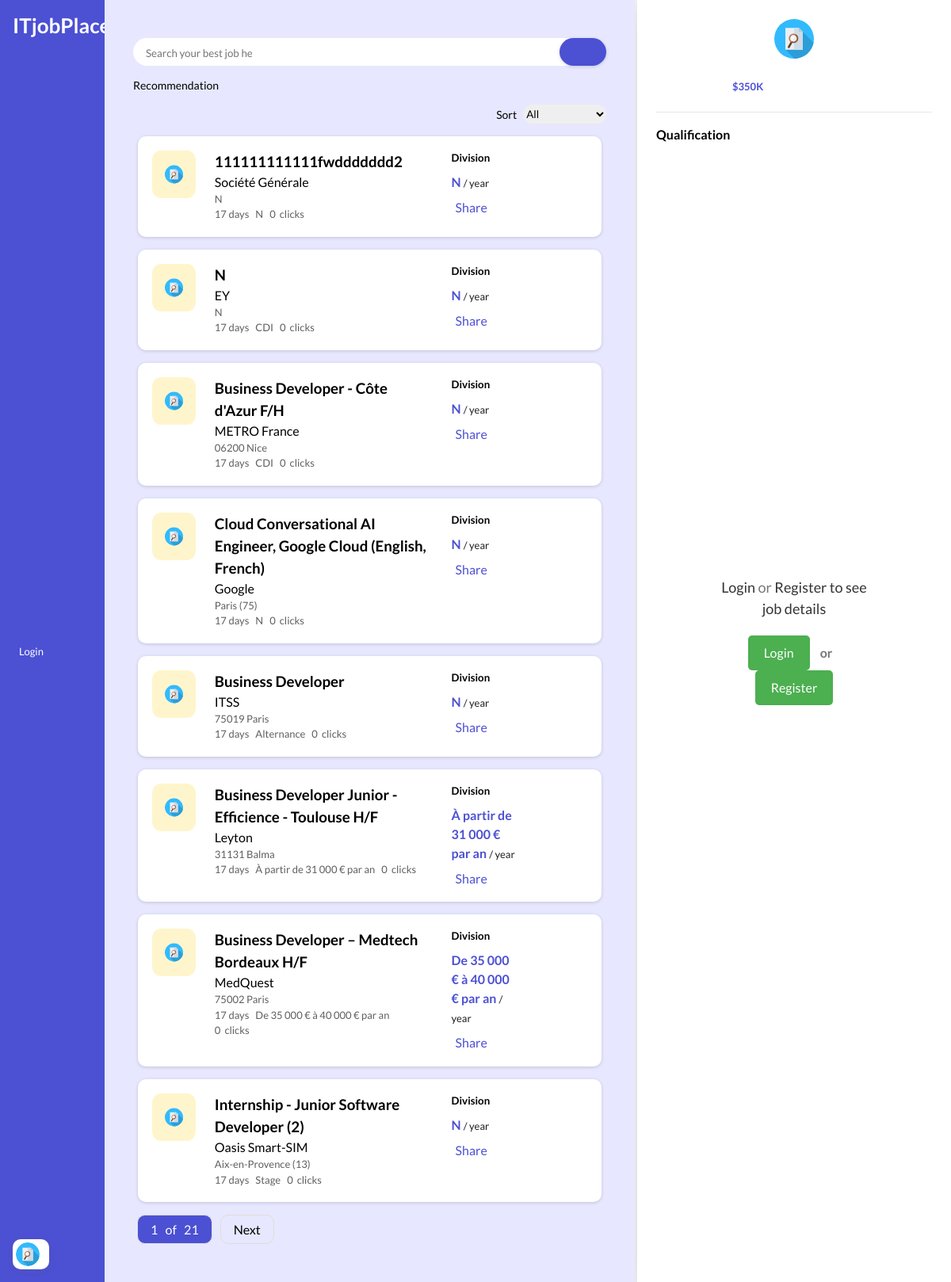
The page / on the database its author committed.
### job_portal/models.py (models this page shows, shortened)
class Job(models.Model):
    id = models.UUIDField(primary_key=True, default=uuid.uuid4, editable=False, unique=True)
    title = models.CharField(max_length=1000000, null=False)
    company = models.CharField(max_length=10000000, null=True)
    location = models.CharField(max_length=10000000, null=True)
    salary = models.CharField(max_length=10000000, null=True)
    job_type = models.CharField(max_length=10000000, null=True)
    Job_Description = models.CharField(max_length=10000000, null=False)
    link = models.CharField(max_length=10000000, null=False)
    on_click = models.IntegerField(default=0)
    created_at = models.DateTimeField(auto_now_add=True)
    updated_at = models.DateTimeField(auto_now=True)

### job_portal/views.py (the view)
# urls.py: path('', views.index, name='home'),
def index(request):
    searchQuery = request.GET.get('q')  # Get the search query from the URL parameters
    jobs = Job.objects.all()
    current_time = datetime.now(timezone.utc)
    for job in jobs:
        time_difference = current_time - job.created_at
        formatted_time_difference = format_timedelta(time_difference)
        job.created_at = formatted_time_difference
    objects_per_page = 8
    paginator = Paginator(jobs, objects_per_page)
    page = request.GET.get('page')
    try:
        objects = paginator.page(page)
    except PageNotAnInteger:
        objects = paginator.page(1)
    except EmptyPage:
        objects = paginator.page(paginator.num_pages)
    if searchQuery:
        objects = jobs.filter(Q(title__icontains=searchQuery) | Q(company__icontains=searchQuery))
        for job in objects:
            time_difference = current_time - job.created_at
            formatted_time_difference = format_timedelta(time_difference)
            job.created_at = formatted_time_difference
    '''if sortOption == '1':
        objects = jobs.order_by('-created_at')  # Newest Post
    elif sortOption == '2':
        objects = jobs.order_by('created_at')  # Oldest Post'''
    context = {'objects':objects}
    return render(request, 'index.html', context)

### job_portal/views.py (called while the page is built)
def format_timedelta(td):
    seconds_in_minute = 60
    seconds_in_hour = 3600
    seconds_in_day = 86400
    days, seconds = td.days, td.seconds
    hours, remainder = divmod(seconds, seconds_in_hour)
    minutes, seconds = divmod(remainder, seconds_in_minute)
    if days > 0:
        return f"{days} days"
    elif hours > 0:
        return f"{hours} hours"
    elif minutes > 0:
        return f"{minutes} minutes"
    else:
        return f"{seconds} seconds"

### job_portal/templates/index.html (shortened to what this page needs)
{% extends 'extend/main.html' %}
{% block content %}
{% include 'components/sidebar.html' %}
<div class="main">
    <div class="main-header">
        <div class="search">
            <form action="{% url 'filter' %}" method="get">
                <input type="text" name="q" placeholder="Search your best job here...">
                <button class="btn-search" type="submit"></button>
            </form>
        </div>
    </div>
    <div class="filter-wrapper">
        <p>Recommendation</p>
    </div>
    <div class="sort">
        <p>Sort</p>
        <div class="sort-list">
            <select name="sortOption" id="sortOption">
                <option value="0">All</option>
            </select>
        </div>
    </div>
    <div class="wrapper" id="jobList">
        {% include 'components/card.html' %}
    </div>
    {% include 'components/pagination.html' %}
</div>
{% include 'components/details.html' %}
{% endblock %}

### job_portal/templates/extend/main.html (shortened to what this page needs)
{% load static %}
<!DOCTYPE html>
<html lang="en">
<head>
    <link rel="stylesheet" href="{% static 'css/styles.css' %}">
</head>
<body>
    {% block content %}
    {% endblock %}
</body>
</html>

### job_portal/templates/components/sidebar.html (shortened to what this page needs)
{% load static %}
<div class="sidebar">
    <h1 class="logo">ITjobPlace &nbsp;&nbsp; </h1>
        <div class="menus">
            {% if user.is_authenticated %}
                <!-- <a href="#"><ion-icon name="home-outline"></ion-icon> Home</a>
                <a href="#"><ion-icon name="newspaper-outline"></ion-icon> Find Job</a>
                <a href="#"><ion-icon name="bookmarks-outline"></ion-icon> Saved Jobs</a>
                <a href="#"><ion-icon name="mail-unread-outline"></ion-icon> Message</a>
                <a href="#"><ion-icon name="settings-outline"></ion-icon> Setting</a> -->
                <a href="{% url 'logout' %}"><ion-icon name="settings-outline"></ion-icon> Logout</a>
            {% else %}
            <a href="{% url 'login' %}"> Login</a>
            {% endif %}
        </div>
    <div class="profile">
        <img class="profile-img" src="{% static 'images/job1.svg' %}" alt="ITjobPlace">
    </div>
</div>

### job_portal/templates/components/card.html (shortened to what this page needs)
{% load static %}
{% for job in objects %}
        <div class="card" data-job-id="{{ job.id }}">
            <div class="card-left yellow-bg">
                <img src="{% static 'images/job1.svg' %}" alt="ITjobPlace">
            </div>
            <div class="card-center">
                <h3>{{ job.title }}</h3>
                <p class="card-detail">{{ job.company }}</p>
                <p class="card-loc">{{ job.location }}</p>
                <div class="card-sub">
                    <p> <span class="time">{{ job.created_at }}</span> </p>
                    <p> {{job.job_type}} </p>
                    <p>{{ job.on_click }}&nbsp;&nbsp;clicks</p>
                </div>
            </div>
            <div class="card-right">
                <div class="card-tag">
                    <h5>Division</h5>
                </div>
                <div class="card-salary">
                    <p><b>{{ job.salary }}</b> <span>/ year</span></p>
                </div>
                <div class="share-icon">
                    <a class="copyButton share-icon-text" data-url="http://127.0.0.1:8000{% url 'job_details' job.id %}">Share</a>
                </div>
            </div>
        </div>
{% endfor %}

### job_portal/templates/components/pagination.html (shortened to what this page needs)
<div class="pagination mt-4">
    <a class="active">{{ objects.number }} &nbsp;&nbsp;of&nbsp;&nbsp; {{ objects.paginator.num_pages }}</a>
    {% if objects.has_next %}
        <a href="?page={{ objects.next_page_number }}">Next</a>
    {% endif %}
</div>

### job_portal/templates/components/details.html (shortened to what this page needs)
{% load static %}
<div class="detail" id="job-details">
    <div class="detail-header">
        <img src="{% static 'images/job1.svg' %}" alt="ITjobPlace">
    </div>
    <br>
    <div class="container">
        <div class="card-sub">
            <p > <p id="jobLocation"></p> </p>
            <p> <p id="jobCreated_at"></p> </p>
            <p> <p id="jobType"></p> </p>
            <p> <p id="jobOn_click"></p> </p>
            <div class="card-salary">
                <p><b id="jobSalary">$350K</b></p>
            </div>
        </div>
    </div>
    <hr class="divider">
    {% if user.is_authenticated %}
        <div class="detail-desc">
            <!-- <div class="about">
                <h4>About Company</h4>
                <p>Lorem ipsum dolor sit, amet consectetur adipisicing elit. Blanditiis, fuga asperiores, itaque cum
                    praesentium optio sunt inventore aliquid maiores ex soluta ullam ea in veniam ipsa nemo fugit alias
                    impedit!</p>
                <a href="#">Read more</a>
            </div>
            <hr class="divider">-->
            <div class="qualification">
                <h4>Qualification</h4>
                <ul>
                    <li id="jobDescription">Lorem, ipsum dolor sit amet consectetur adipisicing elit.</li>
                </ul>
            </div>
        </div>
        <hr class="divider">
        <div class="detail-btn">
            <a href="" id="jobLink" class="btn-apply" style="text-decoration: none;">Apply</a>
            <button class="btn-save">Save Job</button>
            <div class="share-icon" style="cursor: pointer;">
                <ion-icon name="share-outline"></ion-icon>
                <a id="share-job" class="copyButton share-icon-text" data-url=" ">Share</a>
            </div>
        </div>
    {% else %}
        <div class="detail-desc">
            <div class="qualification">
                <h4>Qualification</h4>
                    <div class="contains">
                        <p class="message">Login <span>or</span> Register to see job details</p>
                        <div class="links">
                            <a href="{% url 'login' %}" class="login-btn">Login</a>
                            <span class="separator">or</span>
                            <a href="{% url 'registration' %}" class="register-btn">Register</a>
                        </div>
                    </div>
            </div>
        </div>
    {% endif %}
</div>

### static/css/styles.css (style rules this page uses)
:root { --primaryColor:#4c50d3; --secondaryColor: #ffce00; --fontColor: #1e1e1e; --whiteColor: #fff; --greyColor: #e7e7e7; --darkGreyColor: #5f5f5f; --sofPurple: #e7e8ff; --sofBlue: #c3e1ff; --sofYellow: #fff5cc; --softRed: #ffcbc8; }
* { margin: 0; padding: 0; box-sizing: border-box; outline: none; font-family: 'Lato', sans-serif; }
body { width: 100%; height: 100vh; display: flex; }
.sidebar { width: 11%; height: 100%; display: flex; flex-direction: column; align-items: flex-start; justify-content: space-between; padding: 1rem; background-color: var(--primaryColor); color: var(--whiteColor); font-size: small; position: fixed; left: 0; }
.logo { letter-spacing: 2; }
.menus { display: flex; flex-direction: column; gap: 2rem; }
.menus a { display: flex; align-items: center; color: var(--whiteColor); text-decoration: none; }
.profile { display: flex; flex-direction: row; align-items: center; gap: 0.5rem; padding: 0.25rem; background-color: var(--whiteColor); color: var(--fontColor); border: none; border-radius: 10px; box-shadow: rgba(99, 99, 99, 0.2) 0px 2px 8px 0px; cursor: pointer; }
.profile-img { width: 30px; height: 30px; border-radius: 50%; }
.main { width: calc(100% - 44.23%); min-height: 100%; min-width: 300px; height: max-content; display: flex; flex-direction: column; padding: 3rem 3%; margin-left: 11%; background-color: var(--sofPurple); z-index: 1; }
.main-header { display: flex; align-items: center; gap: 1rem; }
.search { width: 100%; display: flex; justify-content: space-between; border: none; background-color: none; border-radius: 20px; padding: 0.5rem 1rem; position: relative; background-color: var(--whiteColor); }
.search input { width: 90%; border: none; }
.btn-search { position: absolute; right: 0; top: 0; height: 100%; padding: 0 5%; border: none; background-color: var(--primaryColor); color: var(--whiteColor); font-size: 18px; border-radius: 20px; box-shadow: rgba(0, 0, 0, 0.16) 0px 1px 4px; cursor: pointer; }
.filter-wrapper { margin: 1rem 0; font-size: 14px; }
.sort { display: flex; justify-content: flex-end; align-items: center; gap: 0.5rem; }
.sort p { font-size: 14px; }
.sort-list select { height: 1.5rem; border-radius: 20px; border: none; margin-top: 0 0.5rem; }
.wrapper { width: 100%; display: flex; flex-direction: column; padding: 1rem 0; gap: 1rem; overflow-y: auto; }
.card { display: flex; flex-wrap: wrap; flex-direction: row; align-items: flex-start; padding: 3%; margin: 0 1%; background-color: var(--whiteColor); line-height: 1.5; gap: 1.5rem; box-shadow: rgba(0, 0, 0, 0.16) 0px 1px 4px; border-radius: 10px; cursor: pointer; }
.card-left { width: 10%; min-width: 50px; display: flex; justify-content: center; border-radius: 20%; }
.card-left img { width: 100%; height: auto; min-height: 60px; padding: 1rem; }
.card-center { width: 50%; }
.card-loc, .card-sub { font-size: 13px; color: var(--darkGreyColor); }
.card-sub { display: flex; flex-wrap: wrap; }
.card-sub p { display: flex; padding: 0 0.5rem 0 0; align-items: center; }
.card-right { width: 15%; }
.card-salary { padding: 0.5rem 0; color: var(--primaryColor); }
.card-salary span { color: var(--fontColor); font-size: 13px; }
.yellow-bg { background-color: var(--sofYellow); }
.detail { width: 33%; min-width: 250px; height: 100%; padding: 1.5rem; position: fixed; right: 0; background-color: var(--whiteColor); overflow: auto; box-shadow: rgba(100, 100, 111, 0.2) 0px 7px 29px 0px; }
.detail-header { display: flex; flex-direction: column; align-items: center; }
.detail-header img { width: 50px; height: 50px; }
.container { display: flex; }
.container > * { margin-right: 10px; }
.divider { width: 100%; height: 1px; background-color: var(--greyColor); border: none; margin: 1rem 0; }
.detail-desc { line-height: 1.5; }
.share-icon { display: flex; align-items: center; color: var(--primaryColor); }
.share-icon-text { margin-left: 5px; }

### job_portal/templates/extend/main.html (style rules this page uses)
body { margin: 0; padding: 0; font-family: Arial, sans-serif; background-color: #f3f3f3; }
.contains { position: absolute; top: 50%; left: 50%; transform: translate(-50%, -50%); text-align: center; }
.message { font-size: 18px; color: #333; }
.message span { color: #777; }
.links { margin-top: 20px; }
.login-btn, .register-btn { display: inline-block; padding: 10px 20px; background-color: #4CAF50; color: white; text-decoration: none; border-radius: 5px; transition: background-color 0.3s ease; }
.separator { margin: 0 10px; color: #777; font-weight: bold; }

### rows shown on the page
Job: title "111111111111fwddddddd2", company "Société Générale", location "N", created_at "17 days", job_type "N", on_click "0", salary "N"
Job: title "N", company "EY", location "N", created_at "17 days", job_type "CDI", on_click "0", salary "N"
Job: title "Business Developer - Côte d'Azur F/H", company "METRO France", location "06200 Nice", created_at "17 days", job_type "CDI", on_click "0", salary "N"
Job: title "Cloud Conversational AI Engineer, Google Cloud (English, French)", company "Google", location "Paris (75)", created_at "17 days", job_type "N", on_click "0", salary "N"
Job: title "Business Developer", company "ITSS", location "75019 Paris", created_at "17 days", job_type "Alternance", on_click "0", salary "N"
Job: title "Business Developer Junior - Efficience - Toulouse H/F", company "Leyton", location "31131 Balma", created_at "17 days", job_type "À partir de 31 000 € par an", on_click "0", salary "À partir de 31 000 € par an"
Job: title "Business Developer – Medtech Bordeaux H/F", company "MedQuest", location "75002 Paris", created_at "17 days", job_type "De 35 000 € à 40 000 € par an", on_click "0", salary "De 35 000 € à 40 000 € par an"
Job: title "Internship - Junior Software Developer (2)", company "Oasis Smart-SIM", location "Aix-en-Provence (13)", created_at "17 days", job_type "Stage", on_click "0", salary "N"

### other values the page prints
{{ objects.number }} "1"
{{ objects.paginator.num_pages }} "21"
